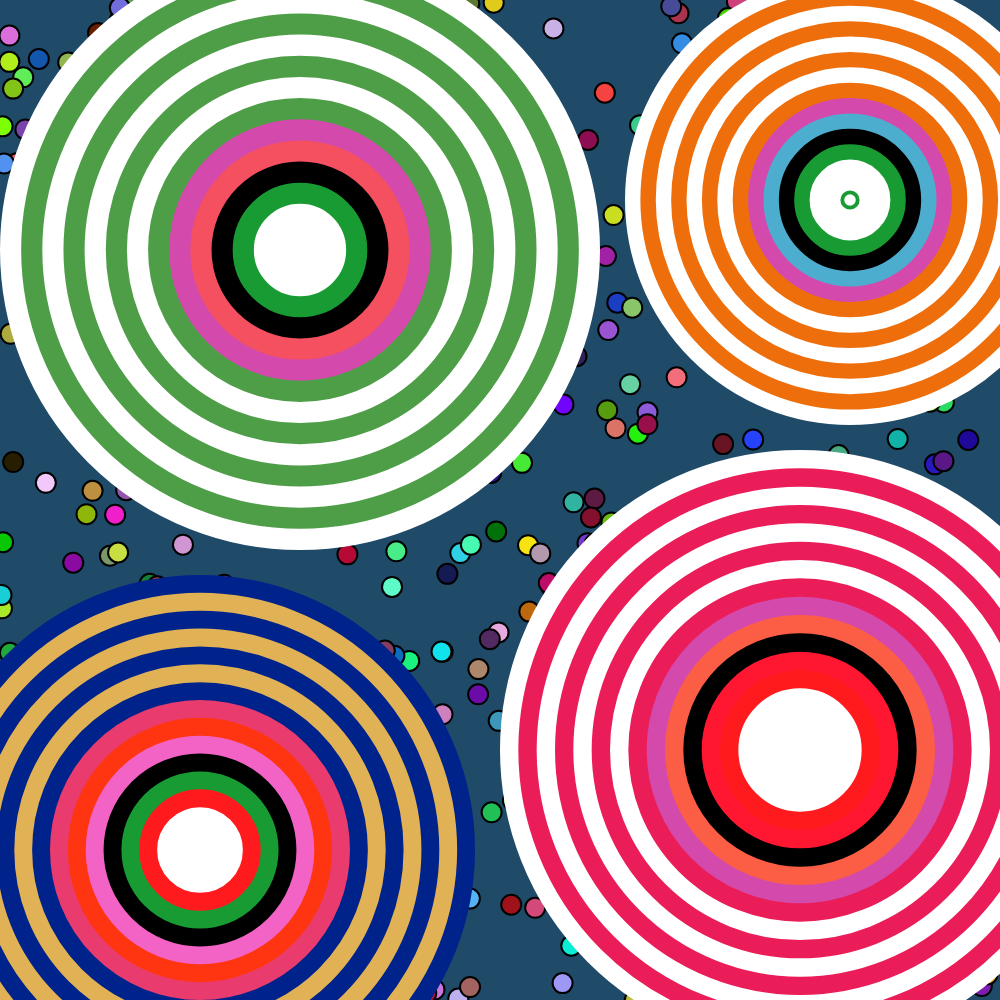
Frame 1 (no input)
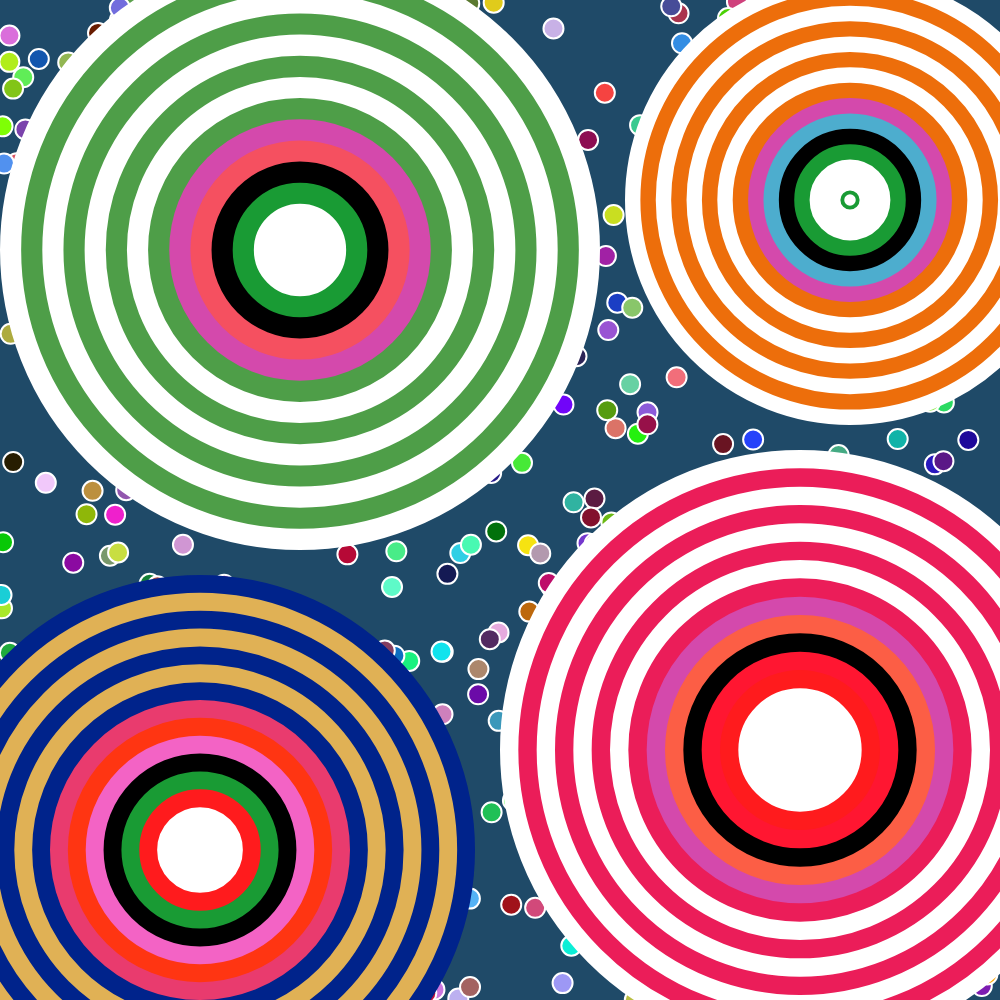
Frame 60 (no input)
Frame 120 (the mouse pressed at the canvas centre since frame 60): identical to frame 60, image omitted

The p5.js sketch that drew these frames (run headless with seeded random() and noise() and a simulated clock; from frame 60 on, the mouse is pressed at the canvas centre):

// p5.js sketch
// ── sketch.js
let balls = []; // save ball info
let minNumber;

function setup() {
  let minNumber= Math.min(windowWidth, windowHeight);
  createCanvas(minNumber, minNumber); 
  setupBalls();
}

function setupBalls() {
  balls = [];
  background(31, 74, 104); 
  
  let numBalls = 500; // Number of balls to generate
  
  // create balls at random locations
  for (let i = 0; i < numBalls; i++) {
    // calculate balls location
    let x = random(width); // Random x position within the canvas
    let y = random(height); // Random y position within the canvas
    
    // random balls color 
    let c = color(random(255), random(255), random(255)); 
    
    // save ball info
    balls.push({
      x: x,
      y: y,
      color: c
    });
  }
}
function windowResized() {
  resizeCanvas(minNumber, minNumber);
  setupBalls(); // Recalculate ball positions based on new window size
}

function draw() {
  minNumber = Math.min(windowWidth, windowHeight);
  background(31, 74, 104); // clear the history

  // draw the balls
  for (let i = 0; i < balls.length; i++) {
    let ball = balls[i];
    
    // draw balls
    fill(ball.color); 
    strokeWeight(2); // Set stroke width to 2 pixels
    ellipse(ball.x, ball.y, minNumber * 0.02, minNumber * 0.02); // Diameter is 2% of window width
  }

  // Draw the large circles with concentric circles inside them
  drawBigCircleWithCircles(minNumber * 0.30, minNumber * 0.25, minNumber * 0.55, ['#FFFFFF', '#4E9E48', '#FFFFFF', '#4E9E48', '#FFFFFF', '#4E9E48', '#FFFFFF', '#4E9E48', '#D449AC', '#F55060', '#000000', '#199B34', '#FFFFFF']); // Top-left big circle
  drawBigCircleWithCircles(minNumber * 0.85, minNumber * 0.2, minNumber * 0.4, ['#FFFFFF', '#ED6E0B', '#FFFFFF', '#ED6E0B', '#FFFFFF', '#ED6E0B', '#FFFFFF', '#ED6E0B', '#D449AC', '#4DADCE', '#000000', '#199B34', '#FFFFFF']); // Top-right big circle
  drawBigCircleWithCircles(minNumber * 0.20, minNumber * 0.85, minNumber * 0.5, ['#00238B', '#E0B155', '#00238B', '#E0B155', '#00238B', '#E0B155', '#00238B', '#E93B6E', '#FF3512', '#F363C5', '#000000', '#199B34', '#FF1B1D', '#FFFFFF']); // Bottom-left big circle
  drawBigCircleWithCircles(minNumber * 0.8, minNumber * 0.75, minNumber * 0.55, ['#FFFFFF', '#EB1D59', '#FFFFFF', '#EB1D59', '#FFFFFF', '#EB1D59', '#FFFFFF', '#EB1D59', '#D449AC', '#FC5E45', '#000000', '#FF1631', '#FF1B1D', '#FFFFFF', '#FFFFFF']); // Bottom-right big circle
}

function drawBigCircleWithCircles(x, y, diameter, colors) {
  drawBigCircle(x, y, diameter); // Draw the big circle
  drawCirclesInsideBigCircle(x, y, diameter, colors); // Draw the concentric circles inside the big circle
}

function drawBigCircle(x, y, diameter) {
  fill(255); // Set fill color to white
  stroke(0); // Set the stroke color to black
  strokeWeight(minNumber * 0.02); // Set the stroke width relative to window width
  ellipse(x, y, diameter); // Draw the big circle
}

function drawCirclesInsideBigCircle(x, y, diameter, colors) {
  let numOfCircles = colors.length; // Use the number of colors provided
  let circleDiameter = diameter; // Start with the diameter of the big circle

  for (let i = 0; i < numOfCircles; i++) {
    drawCircle(x, y, circleDiameter, colors[i]); // Draw the concentric circles
    circleDiameter -= diameter / numOfCircles; // Decrease the diameter to create concentric circles
  }
}

function drawCircle(x, y, diameter, strokeColor) {
  noFill();
  stroke(strokeColor); // Set the stroke color to the provided color
  strokeWeight(minNumber * 0.05); // Set the stroke width relative to window width
  ellipse(x, y, diameter); // Draw the circle
}
